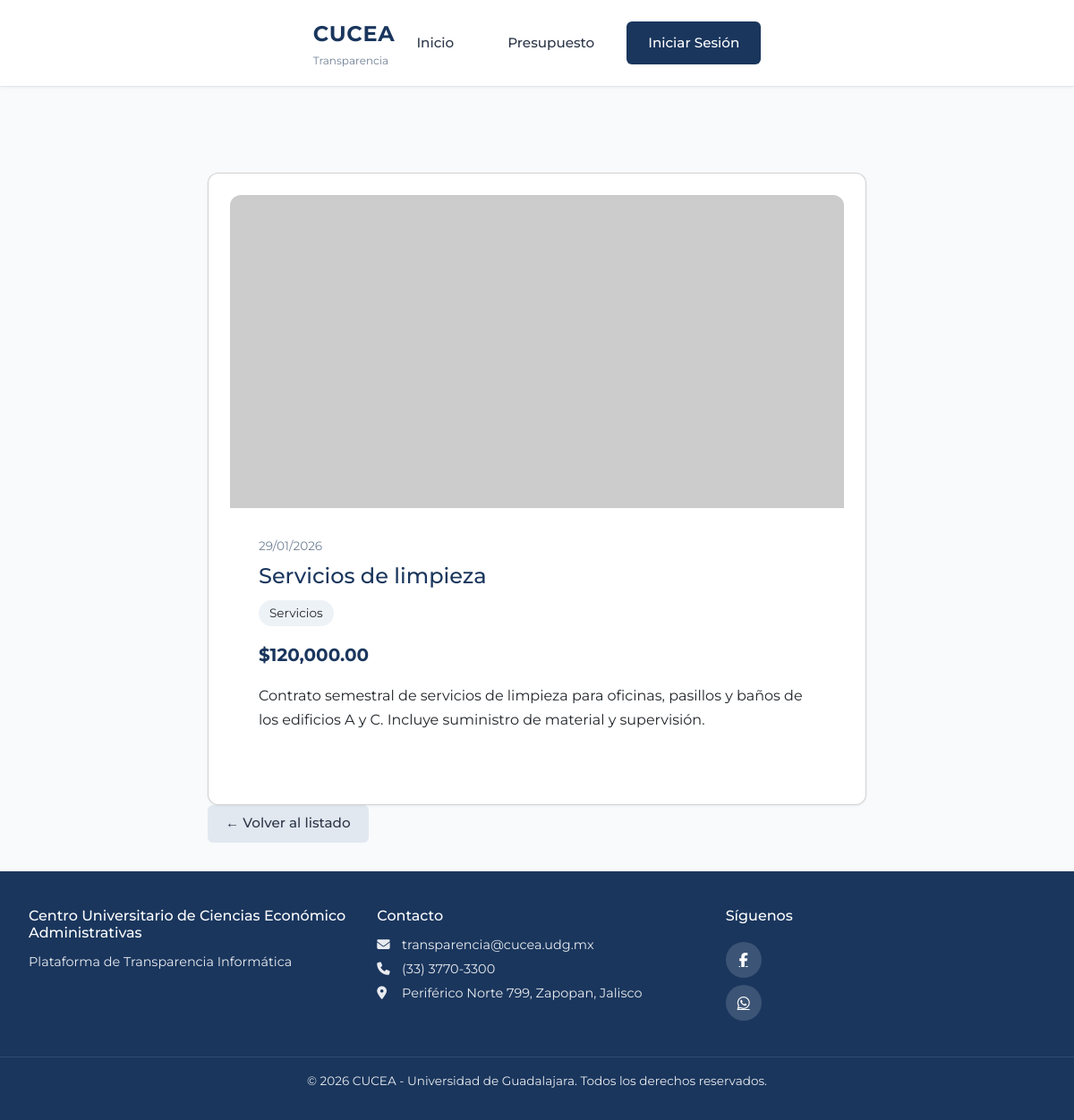
The app's page /presupuesto/3 with its own data.
### models.py (models this page shows, shortened)
class Presupuesto(db.Model):
    __tablename__ = 'presupuestos'
    id = db.Column(db.Integer, primary_key=True)
    concepto = db.Column(db.String(200), nullable=False)  # Título del proyecto
    descripcion_corta = db.Column(db.String(300))  # Resumen breve para la card (si vacío se trunca descripcion)
    descripcion = db.Column(db.Text)  # Descripción larga para el modal
    imagen_url = db.Column(db.String(500))  # Ruta o URL de imagen (ej: img/proyecto1.jpg)
    monto = db.Column(db.Float, nullable=False)
    categoria = db.Column(db.String(100), nullable=False)
    fecha = db.Column(db.Date, nullable=False)  # Fecha del proyecto
    likes = db.Column(db.Integer, default=0, nullable=False)
    dislikes = db.Column(db.Integer, default=0, nullable=False)
    fecha_registro = db.Column(db.DateTime, default=datetime.utcnow)
    comentarios = db.relationship('Comentario', backref='presupuesto', lazy='dynamic', order_by='Comentario.fecha_creacion')

### app.py (the view)
    @app.route('/presupuesto/<int:id>')
    def presupuesto_detalle(id):
        presupuesto = Presupuesto.query.get_or_404(id)
        return render_template('presupuesto/detalle.html', presupuesto=presupuesto)

### templates/presupuesto/detalle.html (shortened to what this page needs)
{% extends "base/layout.html" %}
{% block content %}
<div class="detalle-page">
    <article class="detalle-card card">
        <div class="detalle-card__image">
            {% if presupuesto.imagen_url %}
            <img src="{{ presupuesto.imagen_url if presupuesto.imagen_url.startswith('http') else url_for('static', filename=presupuesto.imagen_url) }}" alt="{{ presupuesto.concepto }}">
            {% else %}
            <div class="detalle-card__placeholder">
                <i class="fas fa-image"></i>
                <span>Sin imagen</span>
            </div>
            {% endif %}
        </div>
        <div class="detalle-card__body">
            <p class="detalle-card__date">{{ presupuesto.fecha.strftime('%d/%m/%Y') }}</p>
            <h1 class="detalle-card__title">{{ presupuesto.concepto }}</h1>
            <span class="detalle-card__badge">{{ presupuesto.categoria }}</span>
            <p class="detalle-card__monto">${{ "{:,.2f}".format(presupuesto.monto) }}</p>
            {% if presupuesto.descripcion %}
            <div class="detalle-card__descripcion">
                {{ presupuesto.descripcion }}
            </div>
            {% endif %}
        </div>
    </article>
    <a href="{{ url_for('presupuestos_lista') }}" class="btn btn--secondary">← Volver al listado</a>
</div>
{% endblock %}

### static/css/main.css (style rules this page uses)
:root { --color-primary: #1a365d; --color-primary-light: #2c5282; --color-primary-hover: #2d4a7c; --color-text: #2d3748; --color-text-muted: #718096; --color-bg: #f8fafc; --color-card: #ffffff; --color-border: #e2e8f0; --shadow: 0 1px 3px rgba(0, 0, 0, 0.06); --shadow-hover: 0 4px 12px rgba(0, 0, 0, 0.1); --navbar-height: 80px; --navbar-height-scrolled: 60px; --font-main: 'Montserrat', 'Segoe UI', system-ui, sans-serif; }
* { box-sizing: border-box; }
body { margin: 0; font-family: var(--font-main); background: var(--color-bg); color: var(--color-text); line-height: 1.6; min-height: 100vh; display: flex; flex-direction: column; }
.btn { display: inline-block; padding: 0.6rem 1.25rem; border-radius: 6px; font-weight: 500; font-family: var(--font-main); text-decoration: none; cursor: pointer; border: none; font-size: 0.95rem; transition: background-color 0.2s, color 0.2s; }
.btn--secondary { background: var(--color-border); color: var(--color-text); }
.detalle-page { max-width: 800px; margin: 0 auto; }
.detalle-card__image { width: 100%; height: 350px; overflow: hidden; border-radius: 12px 12px 0 0; }
.detalle-card__image img { width: 100%; height: 100%; object-fit: cover; }
.detalle-card__body { padding: 2rem; }
.detalle-card__date { font-size: 0.85rem; color: var(--color-text-muted); margin: 0 0 0.5rem; }
.detalle-card__title { margin: 0 0 0.75rem; font-size: 1.5rem; color: var(--color-primary); }
.detalle-card__badge { display: inline-block; padding: 0.25rem 0.75rem; background: #edf2f7; border-radius: 20px; font-size: 0.85rem; margin-bottom: 1rem; }
.detalle-card__monto { font-size: 1.25rem; font-weight: 700; color: var(--color-primary); margin: 0 0 1rem; }
.detalle-card__descripcion { margin: 0 0 1.5rem; line-height: 1.7; }
.card { background: var(--color-card); border-radius: 12px; box-shadow: var(--shadow); padding: 1.5rem; }
.main-content .presupuestos-page, .main-content .auth-container, .main-content .form-page, .main-content .detalle-page { padding: 2rem; padding-top: calc(var(--navbar-height) + 1rem); }

### records on screen
Presupuesto: fecha "29/01/2026", concepto "Servicios de limpieza", categoria "Servicios", monto "120,000.00", descripcion "Contrato semestral de servicios de limpieza para oficinas, pasillos y baños de los edificios A y C. Incluye suministro de material y supervisión."
